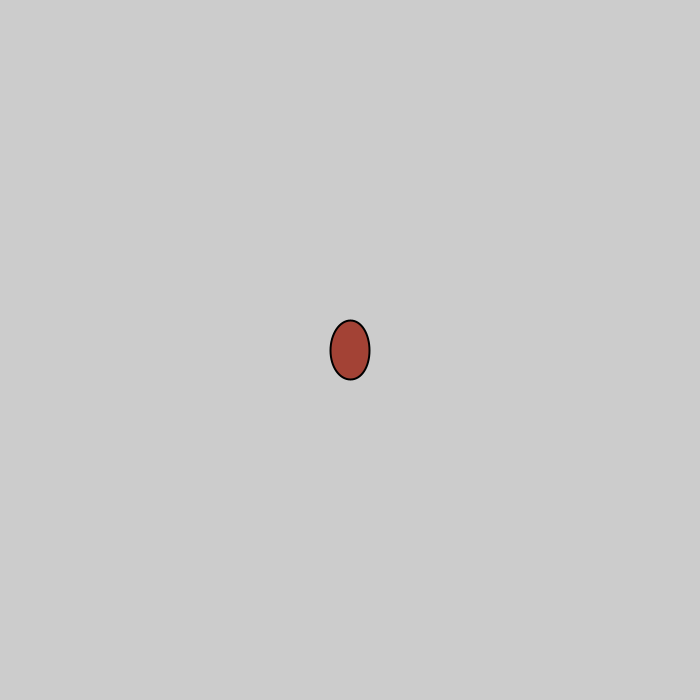
Frame 1 (no input)
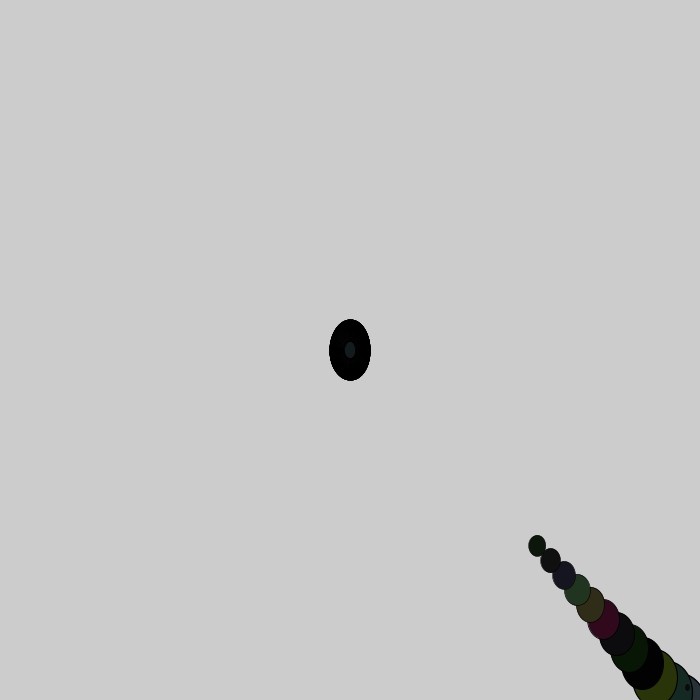
Frame 60 (the mouse pressed at the canvas centre just before this capture)
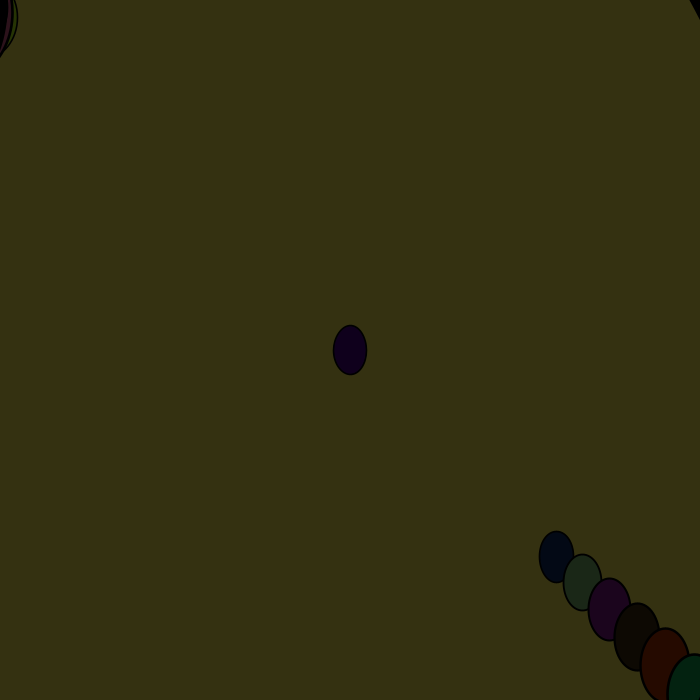
Frame 120 (the mouse held since frame 60 and released just before this capture)

The Processing sketch that drew these frames (run headless with seeded random() and noise(); from frame 60 on, the mouse is pressed at the canvas centre):

// Processing sketch: processing_172096
// ── processing_172096.pde



void setup (){
  size(700,700);
  frameRate (10);
}
  


int x;
int y;
 
float a = 0.1;
float s =0.0;
void draw (){
  
  a = a + 0.02;
s= cos(a)+1;
x= 0;
y=0; 
   
  
for( int r=0; r<10; r++ ){
  fill( random(253), random(255), random (56));
colorMode( HSB);
s = cos(a)*2;
    
  translate(width/2, height/2);
  scale(s);
ellipse( x,y,20,30);
for (int s=0; s<10; s++);
fill( random(253), random(255), random (56));
s = cos(a)*3;
    
  translate(width/2, height/2);
  scale(s);
ellipse(x,y+20,40,50);
  
  
}
}
